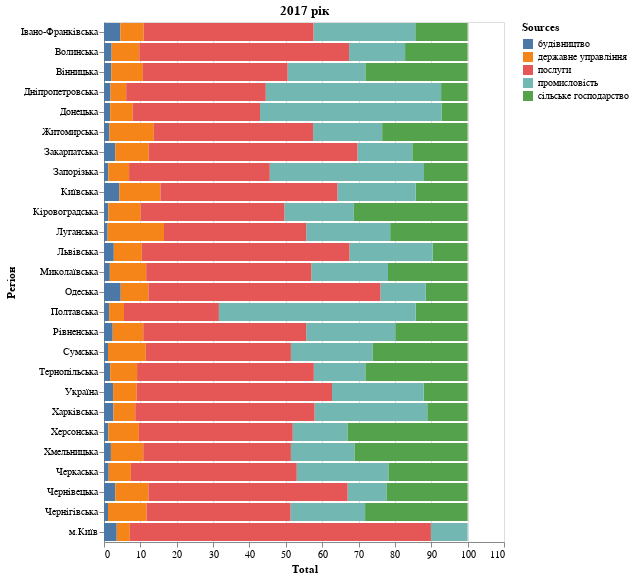

Write notebook code for a chart like this one.
### Code cell
chart2 = alt.Chart(df17_m.sort_values('Total'),title='2017 рік').mark_bar().encode(
    x = alt.X('Total'),
    y = alt.Y('Регіон'),
    color = alt.Color('Sources'),
    tooltip = alt.Tooltip('Total')
)
chart2

### Figure 1 — Vega-Lite specification as saved in the notebook (floating-point values rounded to 4 significant figures; data arrays with more than 128 entries replaced by an {"elided": "..."} marker saying what was removed)
{"config": {"view": {"continuousWidth": 400, "continuousHeight": 300}}, "data": {"name": "data-cddc950dc13f8584d9cc1d59be91d907"}, "mark": "bar", "encoding": {"color": {"type": "nominal", "field": "Sources"}, "tooltip": {"type": "quantitative", "field": "Total"}, "x": {"type": "quantitative", "field": "Total"}, "y": {"type": "nominal", "field": "Регіон"}}, "title": "2017 рік", "$schema": "https://vega.github.io/schema/vega-lite/v4.8.1.json", "datasets": {"data-cddc950dc13f8584d9cc1d59be91d907": {"elided": "130 records"}}}
